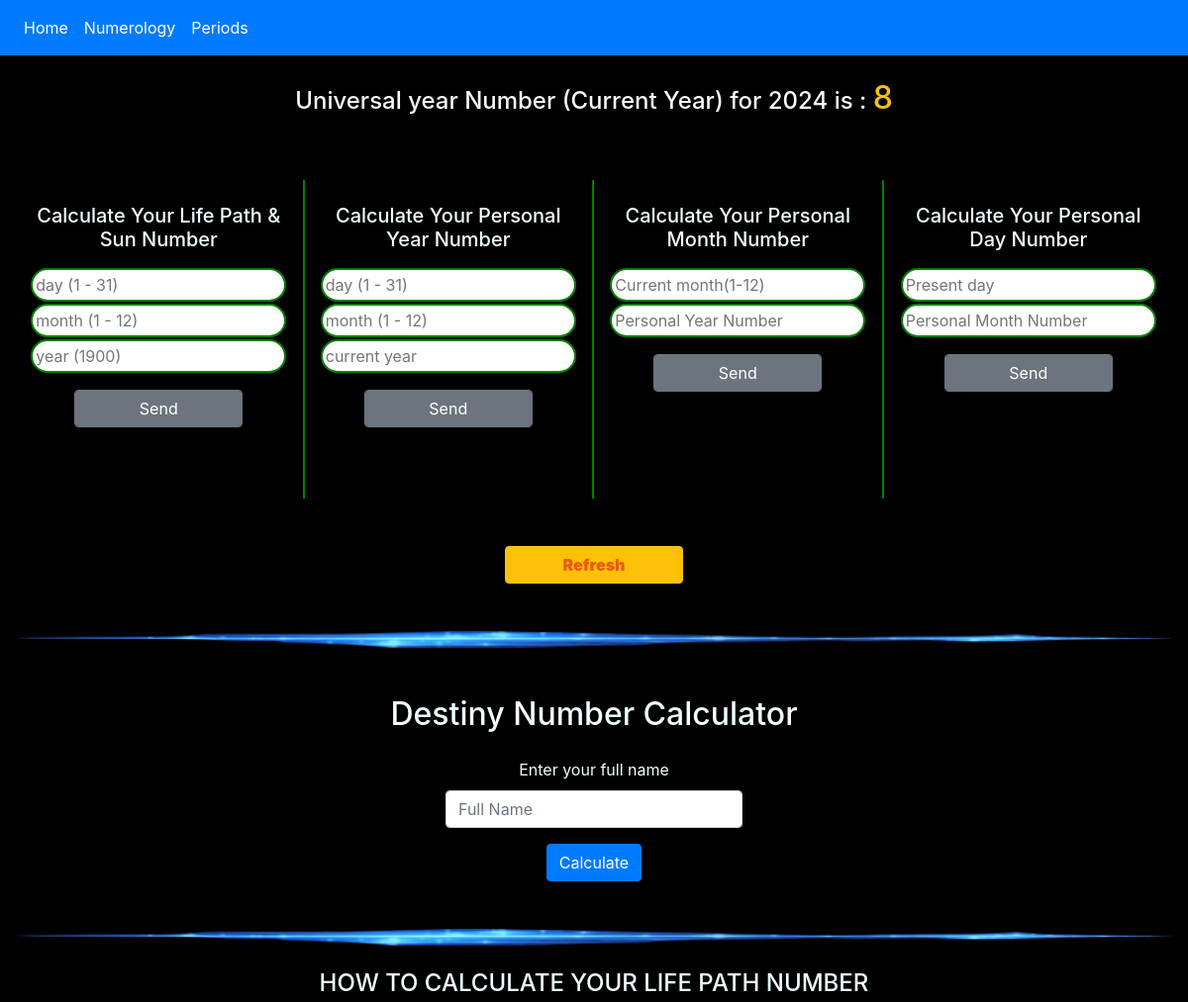
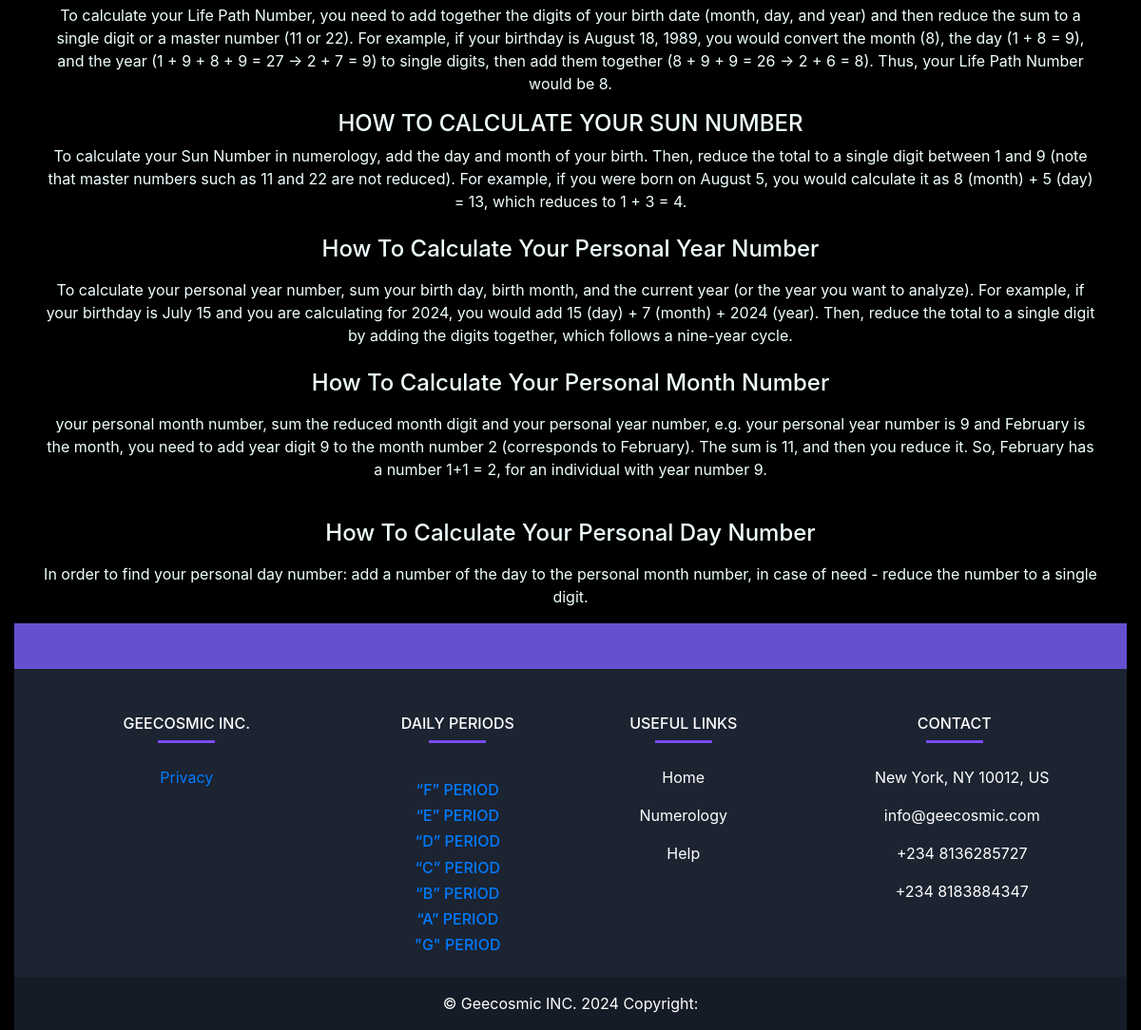
The app's page /index2/ with its own data (2 pictures, top to bottom).
### life/models.py (models this page shows, shortened)
class Period(models.Model):
  title =  models.CharField(max_length=200, null=True)
  message_for = models.TextField( null=True)
  message_against = models.TextField( null=True)
  class Meta:
    ordering = ['id']

### life/views.py (the view, shortened to what this page needs)
# urls.py: path('index2/', index2, name='index2'),
def index2(request):
    result = result_py = None  # Initialize the variables
    result2 = result3 = result4= None  # Initialize the variables
    current_yearx = datetime.now().year
    current_year = datetime.now().year
    while current_year >= 10:
        current_year = sum(int(digit) for digit in str(current_year))
    context = {
        'current_yearx': current_yearx,
        'current_year': current_year,
        'result': result,
        'result2': result2,
        'result3': result3,
        'result4': result4,
        'result_py': result_py,
    }
    return render(request, 'index2.html', context)

### life/context_processors.py (called while the page is built)
def periods_processor(request):
    periods = Period.objects.all().order_by('-title')
    return {'periods': periods}

### life/templates/index2.html (shortened to what this page needs)
{% load static %}
<html lang="en">
<head>
  <link rel="stylesheet" href="https://cdn.jsdelivr.net/npm/bootstrap@4.6.2/dist/css/bootstrap.min.css">
  </head>
<body>
    {% include "nav.html"%}
<div class="container-fluid"  style="height: 100vh;">
  <div>
    <h4 class="mt-4 mb-3 text-light"><center>Universal year Number (Current Year) for {{current_yearx}} is : <b class="text-warning h2">{{current_year}}</b></center></h4>
  </div>
  <br>
  <div class="container-fluid mt-4 text-center">
    <div class="row">
      <div class="col-sm-3 colo">
        <h5 class="mt-4 mb-3"><center>Calculate Your Life Path & Sun Number</center></h5>
        <form method="POST" action=""  id ='time-form'>
          <input type="number" name="day" placeholder="day (1 - 31)"  required autocomplete="off">
          <input type="number" name="month" placeholder="month (1 - 12)" required autocomplete="off">
          <input type="number" name="year" placeholder="year (1900)" required autocomplete="off"><br>
          <button onclick="unhideElement()" class="form-control btn btn-secondary mt-3" type="submit">Send</button>
        </form><br><br>
      </div>
      <div class="col-sm-3 colo">
        <h5 class="mt-4 mb-3"><center>Calculate Your Personal Year Number</center></h5>
        <form method="POST" action="" id="personal_year">
          <input type="number" name="day2" placeholder="day (1 - 31)" required autocomplete="off">
          <input type="number" name="month2" placeholder="month (1 - 12)" required autocomplete="off">
          <input type="number" name="year2" placeholder="current year" required autocomplete="off"><br>
          <button class="form-control btn btn-secondary mt-3" type="submit">Send</button>
        </form><br><br>
      </div>
      <div class="col-sm-3 colo">
        <h5 class="mt-4 mb-3"><center>Calculate Your Personal Month Number</center></h5>
        <form method="POST" action="">
          <input type="number" name="month3" placeholder="Current month(1-12)" autocomplete="off">
          <input type="number" name="year3" placeholder="Personal Year Number" autocomplete="off"><br>
          <button class="form-control btn btn-secondary mt-3" type="submit">Send</button>
        </form><br>
      </div>
      <div class="col-sm-3">
        <h5 class="mt-4 mb-3"><center>Calculate Your Personal Day Number</center></h5>
        <form method="POST" action="">
          <input type="number" name="month4" placeholder="Present day" autocomplete="off">
          <input type="number" name="year4" placeholder="Personal Month Number" autocomplete="off"><br>
          <button class="form-control btn btn-secondary mt-3" type="submit">Send</button>
        </form><br>
    </div>
      </div>
  </div>
  <br><br>
  <center><button style="width: 180px;color: #ea5a06;font-weight: 900;"  class="btn btn-warning mb-5" type="button" onclick="resetForms()">Refresh</button></center>
  <img class="imgw" src="{% static 'images2/line2.png' %}" width="100%" alt="Image"> <br>
  <div class="container mt-5 mb-5">
    <h2 class="mb-4">Destiny Number Calculator</h2>
    <form method="POST" action="{% url 'destiny_number' %}">
        <div class="mb-3">
            <label for="full_name" class="form-label">Enter your full name</label>
            <center><input style="width: 300px;" type="text" name="full_name" id="full_name" class="form-control" placeholder="Full Name" value="" required autocomplete="off"></center>
        </div>
        <button type="submit" class="btn btn-primary">Calculate</button>
    </form>
  </div>
<img class="imgw" src="{% static 'images2/line2.png' %}" width="100%" alt="Image"> <br> <br>
<div class="container">
  <h4>HOW TO CALCULATE YOUR LIFE PATH NUMBER</h4>
  <p>To calculate your Life Path Number, you need to add together the digits of your
    birth date (month, day, and year) and then reduce the sum to a single digit or a
    master number (11 or 22). For example, if your birthday is August 18, 1989, you
    would convert the month (8), the day (1 + 8 = 9), and the year (1 + 9 + 8 + 9 = 27 → 2 + 7 = 9) to
    single digits, then add them together (8 + 9 + 9 = 26 → 2 + 6 = 8). Thus, your Life Path Number would
    be 8.</p>
</div>
<div class="container">
  <h4>HOW TO CALCULATE YOUR SUN NUMBER</h4>
  <P>To calculate your Sun Number in numerology, add the day and month of your birth.
    Then, reduce the total to a single digit between 1 and 9 (note that master numbers
    such as 11 and 22 are not reduced). For example, if you were born on August 5,
    you would calculate it as 8 (month) + 5 (day) = 13, which reduces to 1 + 3 = 4.</P>
</div>
<div class="container">
    <div>
    <h4 class="mt-4 mb-3"><center>How To Calculate Your Personal Year Number</center></h4>
    </div>
    <p>
      To calculate your personal year number, sum your birth day, birth month,
      and the current year (or the year you want to analyze). For example, if your
      birthday is July 15 and you are calculating for 2024, you would add 15 (day) + 7 (month) + 2024 (year).
      Then, reduce the total to a single digit by adding the digits together, which follows a nine-year cycle.
    </p>
</div>
<div class="container">
    <h4 class="mt-4 mb-3"><center>How To Calculate Your Personal Month Number</center></h4>
    <p>
      your personal month number,
      sum the reduced month digit and your personal year number,
      e.g. your personal year number is 9 and February is the month,
      you need to add year digit 9 to the month number 2 (corresponds to February).
      The sum is 11, and then you reduce it. So, February has a number 1+1 = 2,
      for an individual with year number 9.
    </p>
</div>
  <hr>
<div class="container">
      <h4 class="mt-4 mb-3"><center>How To Calculate Your Personal Day Number</center></h4>
    <p>
      In order to find your personal day number: add a number of the day to the
      personal month number, in case of need - reduce the number to a single digit.
    </p>
</div>
{% include 'footer.html' %}
</body>
</html>

### life/templates/footer.html (shortened to what this page needs)
  <footer
          class="text-center text-lg-start text-white"
          style="background-color: #1c2331"
          >
    <section
             class="d-flex justify-content-between p-4"
             style="background-color: #6351ce"
             >
    </section>
    <section class="">
      <div class="container text-center text-md-start mt-5">
        <div class="row mt-3">
          <div class="col-md-3 col-lg-4 col-xl-3 mx-auto mb-4">
            <h6 class="text-uppercase fw-bold">Geecosmic Inc.</h6>
            <hr
                class="mb-4 mt-0 d-inline-block mx-auto"
                style="width: 60px; background-color: #7c4dff; height: 2px"
                />
            <p>
              <a href="{% url 'privacy-page' %}">Privacy</a></h4>
            </p>
          </div>
          <div class="col-md-2 col-lg-2 col-xl-2 mx-auto mb-2">
            <h6 class="text-uppercase fw-bold">Daily Periods</h6>
            <hr
                class="mb-4 mt-0 d-inline-block mx-auto"
                style="width: 60px; background-color: #7c4dff; height: 2px"
                />
            <p>
                {% for period in periods %}
                    <h6>
                        <a href="{% url 'main_page_with_detail' period.id %}#here">{{ period.title }}</a></h4>
                    </h6>
                {% endfor %}
            </p>
          </div>
          <div class="col-md-3 col-lg-2 col-xl-2 mx-auto mb-4">
            <h6 class="text-uppercase fw-bold">Useful links</h6>
            <hr
                class="mb-4 mt-0 d-inline-block mx-auto"
                style="width: 60px; background-color: #7c4dff; height: 2px"
                />
            <p>
              <a href="{% url 'tikkun'%}" class="text-white">Home</a>
            </p>
            <p>
              <a href="{% url 'index2'%}" class="text-white">Numerology</a>
            </p>
            <p>
              <a href="#!" class="text-white">Help</a>
            </p>
          </div>
          <div class="col-md-4 col-lg-3 col-xl-3 mx-auto mb-md-0 mb-4">
            <h6 class="text-uppercase fw-bold">Contact</h6>
            <hr
                class="mb-4 mt-0 d-inline-block mx-auto"
                style="width: 60px; background-color: #7c4dff; height: 2px"
                />
            <p> New York, NY 10012, US</p>
            <p> info@geecosmic.com</p>
            <p> +234 8136285727</p>
            <p> +234 8183884347</p>
          </div>
        </div>
      </div>
    </section>
    <div
         class="text-center p-3"
         style="background-color: rgba(0, 0, 0, 0.2)"
         >
      © Geecosmic INC. 2024 Copyright:
    </div>
  </footer>

### life/templates/index2.html (style rules this page uses)
body { background-color: black; color: azure; margin: auto; overflow-x: hidden; }
input { border: 2px solid green; border-radius: 23px; padding: 3px; margin: 1px; }
.container { text-align: center; }
.colo { border-right: 2px solid green; }
.form-control { width: 170px; }

### records on screen
Period: title "“F” PERIOD"
Period: title "“E” PERIOD"
Period: title "“D” PERIOD"
Period: title "“C” PERIOD"
Period: title "“B” PERIOD"
Period: title "“A” PERIOD"
Period: title "\"G\" PERIOD"

### other values on screen
{{ current_year }} "8"
